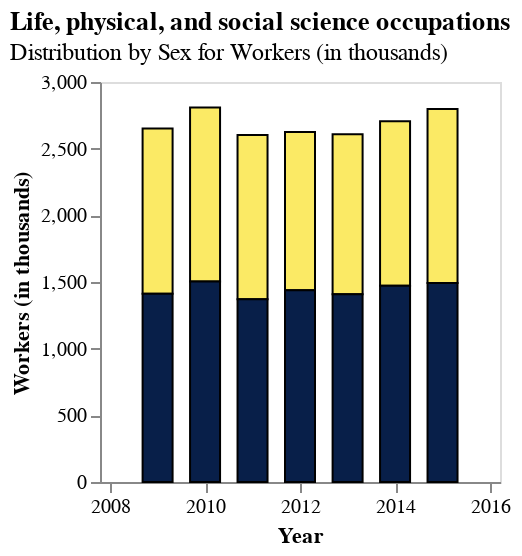

Notebook code for this chart:
### Code cell
TimeSeriesBar(bls_melted, 'Life, physical, and social science occupations', "Workers (in thousands)")

### Figure 1 — Vega-Lite specification as saved in the notebook (floating-point values rounded to 4 significant figures)
{"config": {"view": {"continuousWidth": 300, "continuousHeight": 300}}, "data": {"name": "data-aff6684932e7090a125581e5df0fdcd3"}, "mark": {"type": "bar", "size": 15, "stroke": "black", "strokeWidth": 1}, "encoding": {"color": {"field": "SEX", "legend": null, "scale": {"range": ["#FBEA65", "#081F49"]}, "type": "nominal"}, "x": {"axis": {"grid": false, "title": "Year"}, "field": "year", "scale": {"domain": ["2008-01-01T00:00:00", "2016-01-01T00:00:00"]}, "type": "temporal"}, "y": {"axis": {"grid": false, "title": "Workers (in thousands)"}, "field": "count", "stack": true, "type": "quantitative"}}, "height": 200, "title": {"text": "Life, physical, and social science occupations", "subtitle": "Distribution by Sex for Workers (in thousands)", "anchor": "start"}, "width": 200, "$schema": "https://vega.github.io/schema/vega-lite/v5.16.3.json", "datasets": {"data-aff6684932e7090a125581e5df0fdcd3": [{"year": "2009-01-01T00:00:00", "OCCUPATION": "Life, physical, and social science occupations", "SEX": "Females", "count": 1240.0}, {"year": "2010-01-01T00:00:00", "OCCUPATION": "Life, physical, and social science occupations", "SEX": "Females", "count": 1304.0}, {"year": "2011-01-01T00:00:00", "OCCUPATION": "Life, physical, and social science occupations", "SEX": "Females", "count": 1231.0}, {"year": "2012-01-01T00:00:00", "OCCUPATION": "Life, physical, and social science occupations", "SEX": "Females", "count": 1186.0}, {"year": "2013-01-01T00:00:00", "OCCUPATION": "Life, physical, and social science occupations", "SEX": "Females", "count": 1201.0}, {"year": "2014-01-01T00:00:00", "OCCUPATION": "Life, physical, and social science occupations", "SEX": "Females", "count": 1235.0}, {"year": "2015-01-01T00:00:00", "OCCUPATION": "Life, physical, and social science occupations", "SEX": "Females", "count": 1304.0}, {"year": "2009-01-01T00:00:00", "OCCUPATION": "Life, physical, and social science occupations", "SEX": "Males", "count": 1411.0}, {"year": "2010-01-01T00:00:00", "OCCUPATION": "Life, physical, and social science occupations", "SEX": "Males", "count": 1504.0}, {"year": "2011-01-01T00:00:00", "OCCUPATION": "Life, physical, and social science occupations", "SEX": "Males", "count": 1371.0}, {"year": "2012-01-01T00:00:00", "OCCUPATION": "Life, physical, and social science occupations", "SEX": "Males", "count": 1439.0}, {"year": "2013-01-01T00:00:00", "OCCUPATION": "Life, physical, and social science occupations", "SEX": "Males", "count": 1408.0}, {"year": "2014-01-01T00:00:00", "OCCUPATION": "Life, physical, and social science occupations", "SEX": "Males", "count": 1471.0}, {"year": "2015-01-01T00:00:00", "OCCUPATION": "Life, physical, and social science occupations", "SEX": "Males", "count": 1493.0}]}}
